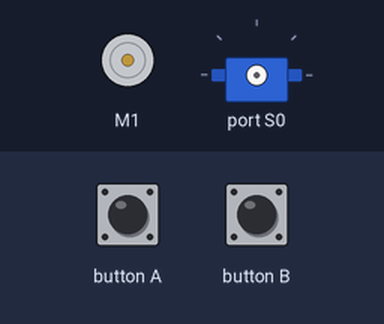
A program run on a simulated BBC micro:bit (MakeCode). Parts: DC motor (green arrow = forward, orange = backward, longer = faster), servo. The test bench sets the inputs (shaded band).

Above: at 1.2 s.
1.3 s: button A pressed for 0.15 s
At 1.9 s:
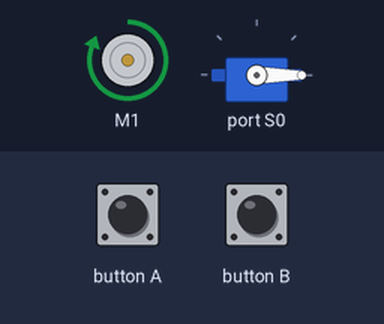
2.9 s: button B pressed for 0.15 s
At 4.3 s:
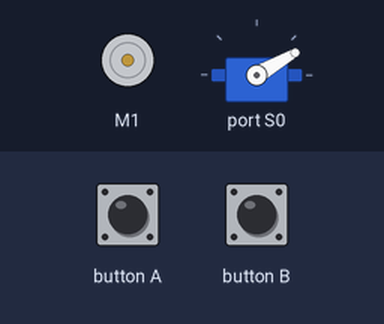
Timing chart, 0 to 5.9 s (numbered marks = the images above; inputs shaded):
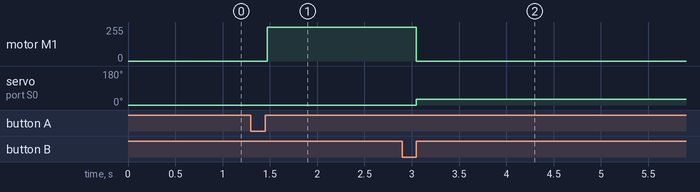

Measured:
- after the input at 1.3 s, motor M1: stopped → forward 255/255 after 0.17 s
- after the input at 2.9 s, motor M1: forward 255/255 → stopped after 0.15 s; servo on port S0: 0° → 30° after 0.15 s

The program:

main.ts
```typescript
input.onButtonPressed(Button.A, function () {
    wuKong.setMotorSpeed(wuKong.MotorList.M1, 100)
    wuKong.setServoAngle(wuKong.ServoTypeList._180, wuKong.ServoList.S0, 0)
})
input.onButtonPressed(Button.B, function () {
    wuKong.setMotorSpeed(wuKong.MotorList.M1, 0)
    wuKong.setServoAngle(wuKong.ServoTypeList._180, wuKong.ServoList.S0, 30)
})
basic.forever(function () {

})
```

test.ts
```typescript
// Tady jsou testy. Při použití tohoto balíčku jako rozšíření nebude zkompilováno.
```
